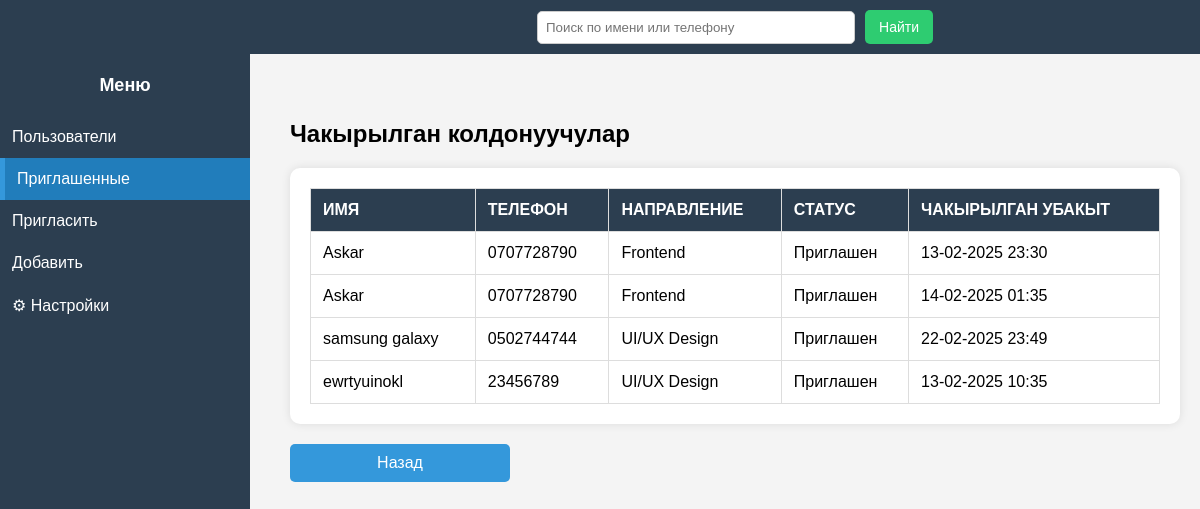
The app's page /interview_list/, older data.
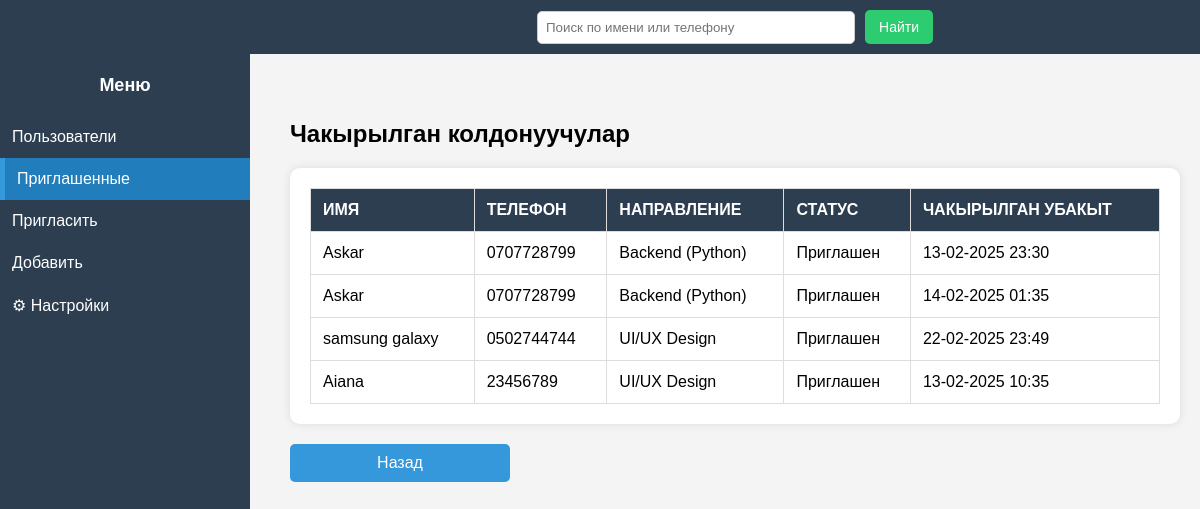
The same page, newer data.
### users/models.py (models this page shows, shortened)
class Interview(models.Model):
    user = models.ForeignKey('UserProfile', on_delete=models.CASCADE)
    mentor = models.CharField(max_length=100)
    date_time = models.DateTimeField()
    whatsapp_number = models.CharField(max_length=20)

class UserProfile(models.Model):
    STATUS_CHOICES = [
        ('thinking', 'Думает'),
        ('invited', 'Приглашен'),
    ]
    DIRECTION_CHOICES = [
        ('backend_python', 'Backend (Python)'),
        ('backend_js', 'Backend (JS)'),
        ('frontend', 'Frontend'),
        ('design', 'UI/UX Design'),
    ]
    name = models.CharField(max_length=100)
    phone = models.CharField(max_length=20, unique=True)
    status = models.CharField(max_length=10, choices=STATUS_CHOICES, default='thinking')
    direction = models.CharField(max_length=20, choices=DIRECTION_CHOICES, blank=True, null=True)
    updated_by = models.ForeignKey(User, on_delete=models.SET_NULL, null=True, blank=True)
    updated_at = models.DateTimeField(auto_now=True)

### users/views.py (the view)
# urls.py: path('interview_list/', interview_list, name='interview_list'),
def interview_list(request):
    invited_users = Interview.objects.select_related('user')
    return render(request, 'users/interview_list.html', {'users': invited_users})

### users/templates/users/interview_list.html (shortened to what this page needs)
{% extends 'users/base.html' %}
{% block content %}
<h2>Чакырылган колдонуучулар</h2>
<div class="table-container">
    <table>
        <tr>
            <th>Имя</th>
            <th>Телефон</th>
            <th>Направление</th>
            <th>Статус</th>
            <th>Чакырылган убакыт</th>
        </tr>
        {% for interview in users %}
        <tr>
            <td class="user-text">{{ interview.user.name }}</td>
            <td class="user-text">{{ interview.user.phone }}</td>
            <td class="user-text">{{ interview.user.get_direction_display }}</td>
            <td class="user-text">{{ interview.user.get_status_display }}</td>
            <td class="user-text">
                {% if request.COOKIES.date_format == "dd-mm-yyyy" %}
                    {{ interview.date_time|date:"d-m-Y H:i" }}
                {% elif request.COOKIES.date_format == "yyyy-mm-dd" %}
                    {{ interview.date_time|date:"Y-m-d H:i" }}
                {% elif request.COOKIES.date_format == "mm/dd/yyyy" %}
                    {{ interview.date_time|date:"m/d/Y H:i" }}
                {% else %}
                    {{ interview.date_time|date:"d-m-Y H:i" }}
                {% endif %}
            </td>
        </tr>
        {% empty %}
        <tr>
            <td colspan="5" class="empty-data">Маалымат табылган жок</td>
        </tr>
        {% endfor %}
    </table>
</div>
<a href="{% url 'user_list' %}" class="btn btn-back">Назад</a>
{% endblock %}

Row changes from the older to the newer data that the page shows:
changed through a linked row, Interview (number 1 of 4 on the later page): user.phone "0707728790" → "0707728799"; user.direction "Frontend" → "Backend (Python)"
changed through a linked row, Interview (number 2 of 4 on the later page): user.phone "0707728790" → "0707728799"; user.direction "Frontend" → "Backend (Python)"
changed through a linked row, Interview: user.name "ewrtyuinokl" → "Aiana"
